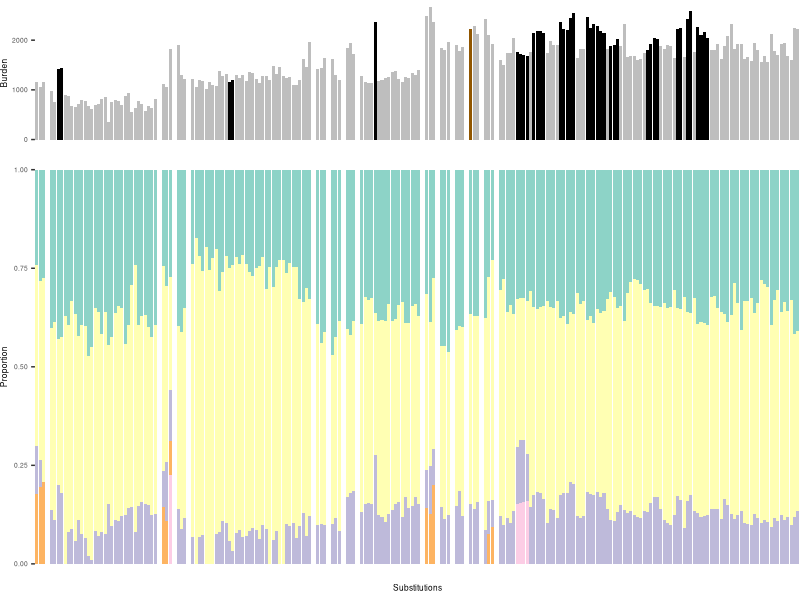
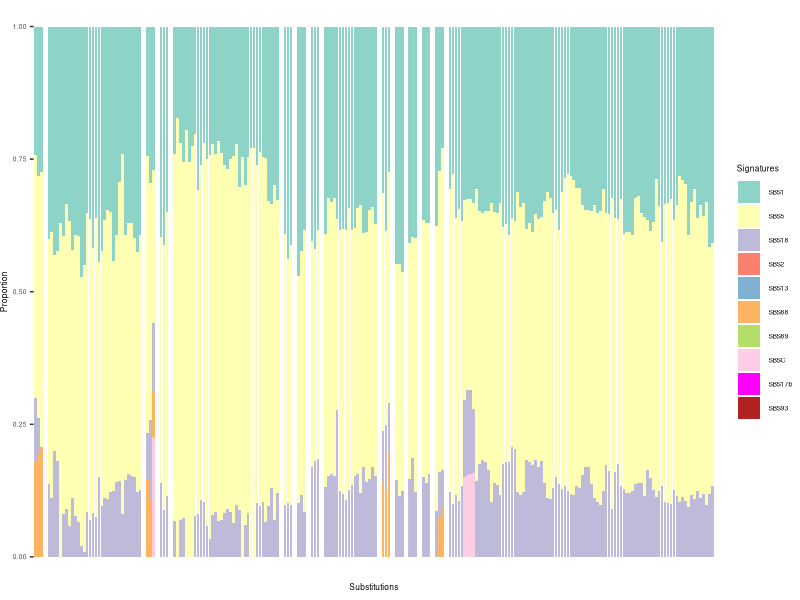
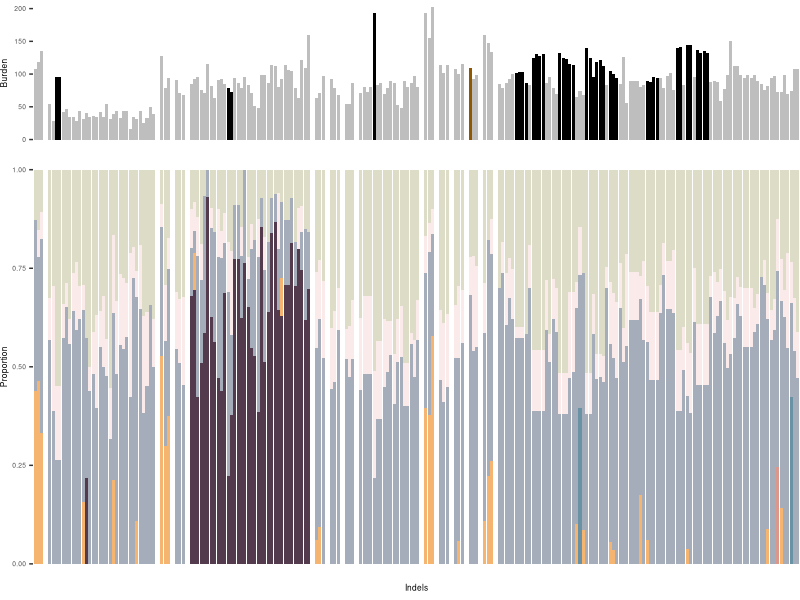
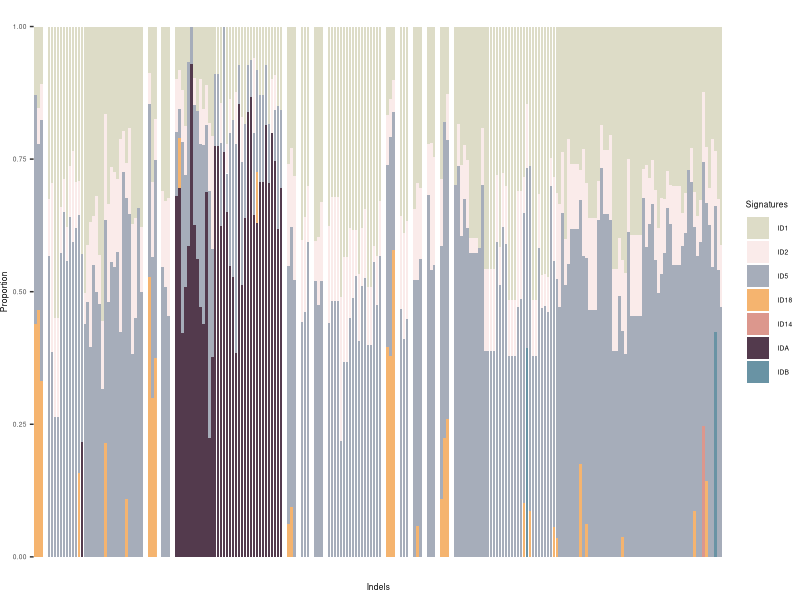
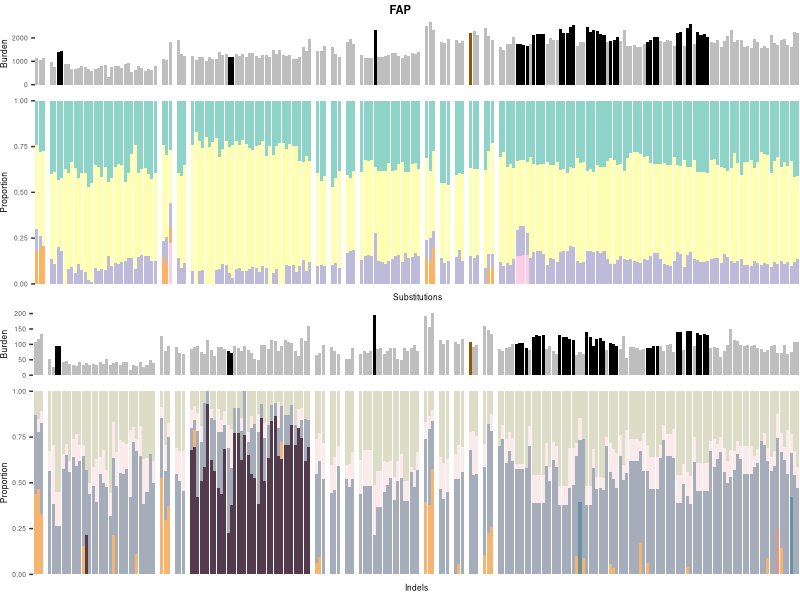
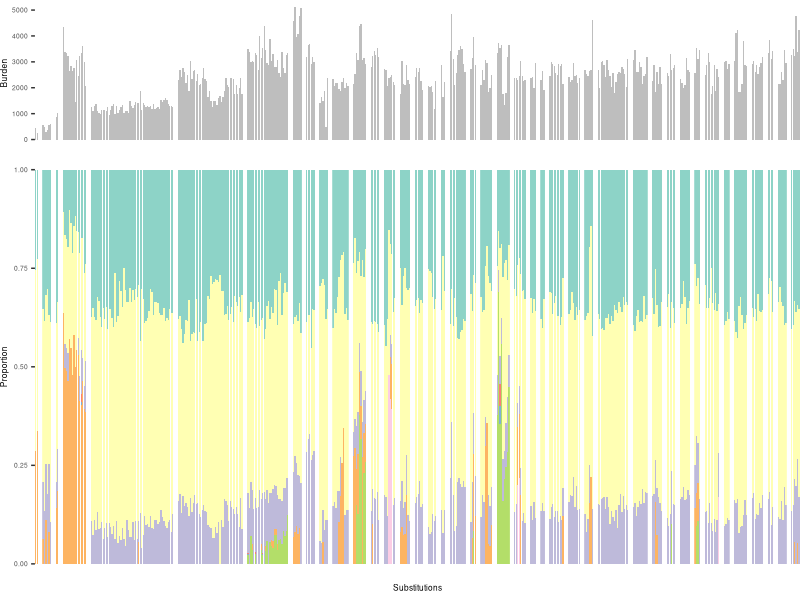
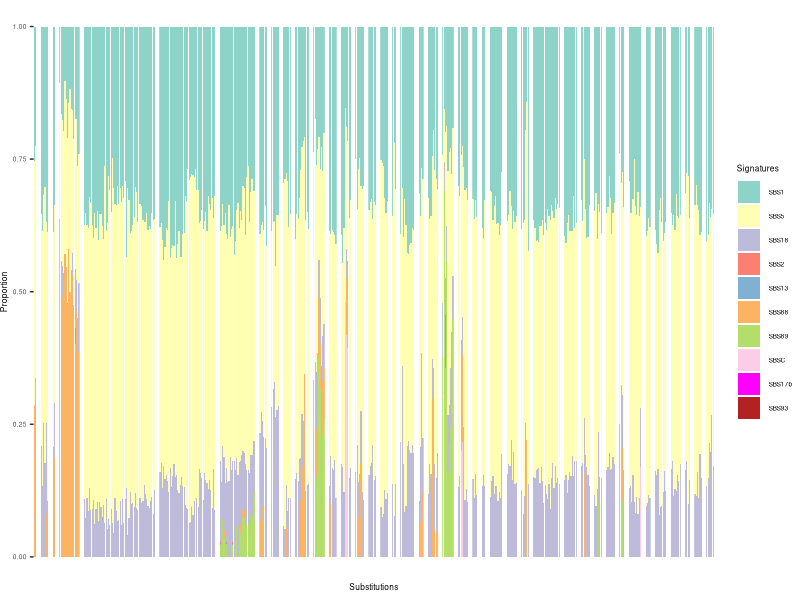
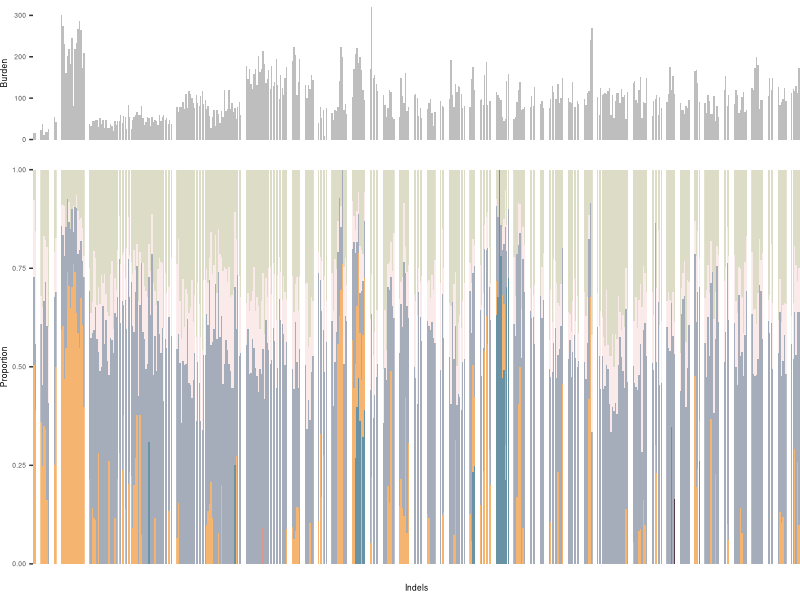

Generate these figures, in order, with R:
## ---- chunk 1
knitr::opts_chunk$set(tidy=TRUE,warning = FALSE, message = FALSE)
## ---- chunk 2
library(ggplot2)
library(RColorBrewer)
library(nlme)
library(ggpubr)
library(grid)
library(tidyverse)
library(ggtext)
## ---- chunk 3
database = read.csv('../data/fap_database_withexposure.csv',header=T)
ctrl_database = read.csv('../data/ctrl_database_withexposure.csv',header=T)
full_dataset = rbind(database,ctrl_database)
full_dataset=full_dataset[full_dataset$coverage>=10,]

full_dataset$group = 'Control'
full_dataset$group[!is.na(full_dataset$germlinehit)] = 'FAP'

full_dataset = full_dataset[!full_dataset$type %in% c('polyp','large polyp'),]
full_dataset$num_APC = 3-(is.na(full_dataset$somatic1)+is.na(full_dataset$somatic2)+is.na(full_dataset$germlinehit))

full_dataset$type[full_dataset$num_APC>1 & full_dataset$type=='normal'] = 'Normal, APC mut/mut'
full_dataset$type[(full_dataset$num_APC<2) & full_dataset$type %in% c('acf','normal') ]= 'Normal and bystander, APC mut/wt'
full_dataset$type[(full_dataset$num_APC==2) & full_dataset$type == 'acf' ]= 'ACF, APC mut/mut'

# SBS
sig_order=1:10
names(sig_order)=c("SBS1","SBS5","SBS18","SBS2","SBS13","SBS88",'SBS89','SBSC',"SBS17b",'SBS93')

getPalette = colorRampPalette(brewer.pal(9, "Set3"))
all_cols=getPalette(9)
all_cols=all_cols[1:8]
all_cols=c(all_cols,"magenta","firebrick")
names(all_cols)=c("SBS1","SBS5","SBS18","SBS2","SBS13","SBS88",'SBS89','SBSC',"SBS17b",'SBS93')

# colnames(full_dataset)
SBS_sig_proportion <- full_dataset[,c("sample","patient","age","type","sbstotal_corr", "group",
                "SBS1","SBS5","SBS18","SBS2","SBS13","SBS88",'SBS89','SBSC',"SBS17b",'SBS93')]

SBS_sig_proportion[,grep('SBS',colnames(SBS_sig_proportion))]= SBS_sig_proportion[,grep('SBS',colnames(SBS_sig_proportion))]/full_dataset$sbstotal_corr

SBS_sig_proportion = SBS_sig_proportion[order(SBS_sig_proportion$age),]
SBS_sig_proportion$patient = factor(SBS_sig_proportion$patient, levels = unique(SBS_sig_proportion$patient))

SBS_sig_proportion <- gather(SBS_sig_proportion, E1, E2, -sample, -patient, -group, -age, -sbstotal_corr, -type)
SBS_sig_proportion$E1 <- factor(SBS_sig_proportion$E1, levels = c("SBS1","SBS5","SBS18","SBS2","SBS13","SBS88",'SBS89','SBSC',"SBS35","SBS17b","SBS93"))

plot_SBSexposre = ggplot(SBS_sig_proportion[SBS_sig_proportion$group=='FAP',], aes(x = sample, y = E2, fill = E1)) + geom_bar(stat = "identity", show.legend = FALSE) +
    scale_fill_manual(values = all_cols) + theme_bw() + 
  theme(text = element_text(size = 6),
        axis.title.x = element_text(vjust=5),
        axis.text.x = element_blank(),
    axis.ticks.x = element_blank(),
    panel.grid = element_blank(), 
    panel.border = element_blank(), 
    strip.text = element_blank(),
    panel.spacing.x = unit(0.2, "lines"),
    plot.margin = margin(0,0,0,0, "cm")) +
    labs(x = "Substitutions", y = "Proportion", fill = "Signatures") + facet_grid(cols = vars(patient),
    scales = "free_x", space = "free")


bar_cols = c('#4B543B','#F6C5AF','red')
bar_cols = c('grey','#915700','black')
names(bar_cols)=c('Normal and bystander, APC mut/wt','Normal, APC mut/mut','ACF, APC mut/mut')
plot_SBStotal <- ggplot(SBS_sig_proportion[SBS_sig_proportion$group == 'FAP',], aes(x = sample, y = sbstotal_corr,fill = type)) +
  geom_bar(alpha = 0.8, stat = "identity",position = position_dodge(0.99), show.legend = FALSE) + scale_fill_manual(values = bar_cols)+
  theme_bw() +
  theme(text = element_text(size = 6),
        axis.text.x = element_blank(),
        axis.ticks.x = element_blank(),
        panel.grid = element_blank(),
        panel.border = element_blank(),
        strip.text = element_blank(),
        axis.title.x = element_blank(),
        panel.spacing.x = unit(0.2, "lines"),
        plot.margin = margin(0,0,0,0, "cm")) +
  labs(x = "Subtitutions", y = "Burden") + facet_grid(cols = vars(patient),
    scales = "free_x", space = "free")

FAP_SBS_plot <- ggarrange(plot_SBStotal, plot_SBSexposre,
          ncol = 1, nrow=2,heights = c(1, 3), widths = c(6, 6),common.legend = TRUE, legend = "right", align = "v") 
FAP_SBS_plot

## ---- chunk 4
ggplot(SBS_sig_proportion[SBS_sig_proportion$group=='FAP',], aes(x = sample, y = E2, fill = E1)) + geom_bar(stat = "identity") +
    scale_fill_manual(values = all_cols) + theme_bw() + 
  theme(text = element_text(size = 6),
        axis.title.x = element_text(vjust=5),
        axis.text.x = element_blank(),
    axis.ticks.x = element_blank(),
    panel.grid = element_blank(), 
    panel.border = element_blank(), 
    strip.text = element_blank(),
    panel.spacing.x = unit(0.2, "lines"),
    plot.margin = margin(0,0,0,0, "cm")) +
    labs(x = "Substitutions", y = "Proportion", fill = "Signatures") + facet_grid(cols = vars(patient),
    scales = "free_x", space = "free")
## ---- chunk 5

sig_order=1:7
names(sig_order)=c("ID1","ID2","ID18","ID14","IDA","IDB")

all_cols=c("#DDDCC7", "#FAEBEA", "#A6ADBA",'#F5B46F', "#DC978D","#533A4D","#6993A4")
names(all_cols)=c("ID1","ID2","ID5","ID18","ID14","IDA","IDB")

ID_sig_proportion <- full_dataset[,c("sample","patient","age","type","indeltotal_corr", "group",
                "ID1","ID2","ID5","ID18","ID14","IDA","IDB")]
ID_sig_proportion[,grep('ID',colnames(ID_sig_proportion))]= ID_sig_proportion[,grep('ID',colnames(ID_sig_proportion))]/full_dataset$indeltotal_corr

ID_sig_proportion = ID_sig_proportion[order(ID_sig_proportion$age),]
ID_sig_proportion$patient = factor(ID_sig_proportion$patient, levels = unique(ID_sig_proportion$patient))

ID_sig_proportion <- gather(ID_sig_proportion, E1, E2, -sample, -patient, -group, -age, -indeltotal_corr, -type)
ID_sig_proportion$E1 <- factor(ID_sig_proportion$E1, levels = c("ID1","ID2","ID5","ID18","ID14","IDA","IDB"))

ID_sig_proportion$E2[is.na(ID_sig_proportion$E2)] = 0
plot_IDexposre = ggplot(ID_sig_proportion[ID_sig_proportion$group=='FAP',], aes(x = sample, y = E2, fill = E1)) + geom_bar(stat = "identity", show.legend = FALSE) +
    scale_fill_manual(values = all_cols) + theme_bw() + 
  theme(text = element_text(size = 6),
        axis.title.x = element_text(vjust=5),
        axis.text.x = element_blank(),
    axis.ticks.x = element_blank(),
    panel.grid = element_blank(), 
    panel.border = element_blank(), 
    strip.text = element_blank(),
    panel.spacing.x = unit(0.2, "lines"),
    plot.margin = margin(0,0,0,0, "cm"),
    legend.position = "none") +
    labs(x = "Indels", y = "Proportion", fill = "Signatures") + facet_grid(cols = vars(patient),
    scales = "free_x", space = "free")


plot_IDtotal <- ggplot(ID_sig_proportion[ID_sig_proportion$group == 'FAP',], aes(x = sample, y = indeltotal_corr, fill = type)) +
  geom_bar(alpha = 0.8,stat = "identity",position = position_dodge(0.99), show.legend = FALSE) +  
  theme_bw() +scale_fill_manual(values = bar_cols)+
  theme(text = element_text(size = 6),
        axis.text.x = element_blank(),
        axis.ticks.x = element_blank(),
        panel.grid = element_blank(),
        panel.border = element_blank(),
        strip.text = element_blank(),
        axis.title.x = element_blank(),
        panel.spacing.x = unit(0.2, "lines"),
        plot.margin = margin(0,0,0,0, "cm")) +
  labs(x = "Indels", y = "Burden") + facet_grid(cols = vars(patient),
    scales = "free_x", space = "free")

FAP_ID_plot <- ggarrange(plot_IDtotal, plot_IDexposre,
          ncol = 1, nrow=2,heights = c(1, 3), widths = c(6, 6), common.legend = TRUE, legend = "right", align = "v") 
FAP_ID_plot 

## ---- chunk 6
ggplot(ID_sig_proportion[ID_sig_proportion$group=='FAP',], aes(x = sample, y = E2, fill = E1)) + geom_bar(stat = "identity") +
    scale_fill_manual(values = all_cols) + theme_bw() + 
  theme(text = element_text(size = 6),
        axis.title.x = element_text(vjust=5),
        axis.text.x = element_blank(),
        axis.ticks.x = element_blank(),
        panel.grid = element_blank(), 
        panel.border = element_blank(), 
        strip.text = element_blank(),
        panel.spacing.x = unit(0.2, "lines"),
        plot.margin = margin(0,0,0,0, "cm")) +
        labs(x = "Indels", y = "Proportion", fill = "Signatures") + facet_grid(cols = vars(patient),
        scales = "free_x", space = "free")
## ---- chunk 7
FAP_plot<-ggarrange(FAP_SBS_plot, FAP_ID_plot,
          ncol = 1, nrow=2, common.legend = TRUE, legend = "right",  align = "v") 
FAP_plot<-annotate_figure(FAP_plot, top = text_grob("FAP", 
               color = "black", face = "bold", size = 8))

# pdf(paste0("../../figure/Fig3/FAP_plot.pdf"),width = 5, height = 3)
# FAP_plot
# dev.off()
FAP_plot


## ---- chunk 8
# SBS
sig_order=1:10
names(sig_order)=c("SBS1","SBS5","SBS18","SBS2","SBS13","SBS88",'SBS89','SBSC',"SBS17b",'SBS93')

getPalette = colorRampPalette(brewer.pal(9, "Set3"))
all_cols=getPalette(9)
all_cols=all_cols[1:8]
all_cols=c(all_cols,"magenta","firebrick")
names(all_cols)=c("SBS1","SBS5","SBS18","SBS2","SBS13","SBS88",'SBS89','SBSC',"SBS17b",'SBS93')


plot_SBSexposre = ggplot(SBS_sig_proportion[SBS_sig_proportion$group=='Control',], aes(x = sample, y = E2, fill = E1)) + geom_bar(stat = "identity", show.legend = FALSE) +
    scale_fill_manual(values = all_cols) + theme_bw() + 
  theme(text = element_text(size = 6),
        axis.title.x = element_text(vjust=5),
        axis.text.x = element_blank(),
    axis.ticks.x = element_blank(),
    panel.grid = element_blank(), 
    panel.border = element_blank(), 
    strip.text = element_blank(),
    panel.spacing.x = unit(0.2, "lines"),
    plot.margin = margin(0,0,0,0, "cm")) +
    labs(x = "Substitutions", y = "Proportion", fill = "Signatures") + facet_grid(cols = vars(patient),
    scales = "free_x", space = "free")



plot_SBStotal <- ggplot(SBS_sig_proportion[SBS_sig_proportion$group == 'Control',], aes(x = sample, y = sbstotal_corr, fill = type)) +
  geom_bar( alpha = 0.8, stat = "identity",position = position_dodge(0.99), show.legend = FALSE) +
  theme_bw() + scale_fill_manual(values = bar_cols)+
  theme(text = element_text(size = 6),
        axis.text.x = element_blank(),
        axis.ticks.x = element_blank(),
        panel.grid = element_blank(),
        panel.border = element_blank(),
        strip.text = element_blank(),
        axis.title.x = element_blank(),
        panel.spacing.x = unit(0.2, "lines"),
        plot.margin = margin(0,0,0,0, "cm")) +
  labs(x = "Subtitutions", y = "Burden") + facet_grid(cols = vars(patient),
    scales = "free_x", space = "free")

Control_SBS_plot <- ggarrange(plot_SBStotal, plot_SBSexposre,
          ncol = 1, nrow=2,heights = c(1, 3), widths = c(6, 6),common.legend = TRUE, legend = "right", align = "v") 
Control_SBS_plot

## ---- chunk 9
ggplot(SBS_sig_proportion[SBS_sig_proportion$group=='Control',], aes(x = sample, y = E2, fill = E1)) + geom_bar(stat = "identity") +
    scale_fill_manual(values = all_cols) + theme_bw() + 
  theme(text = element_text(size = 6),
        axis.title.x = element_text(vjust=5),
        axis.text.x = element_blank(),
    axis.ticks.x = element_blank(),
    panel.grid = element_blank(), 
    panel.border = element_blank(), 
    strip.text = element_blank(),
    panel.spacing.x = unit(0.2, "lines"),
    plot.margin = margin(0,0,0,0, "cm")) +
    labs(x = "Substitutions", y = "Proportion", fill = "Signatures") + facet_grid(cols = vars(patient),
    scales = "free_x", space = "free")
## ---- chunk 10

sig_order=1:7
names(sig_order)=c("ID1","ID2","ID5", "ID18","ID14","IDA","IDB")

getPalette = colorRampPalette(brewer.pal(6, "Set3"))
# all_cols=c(getPalette(6),'grey')
all_cols=c("#DDDCC7", "#FAEBEA", "#A6ADBA",'#F5B46F', "#DC978D","#533A4D","#6993A4")
names(all_cols)=c("ID1","ID2","ID5","ID18","ID14","IDA","IDB")

plot_IDexposre = ggplot(ID_sig_proportion[ID_sig_proportion$group=='Control',], aes(x = sample, y = E2, fill = E1)) + geom_bar(stat = "identity", show.legend = FALSE) +
    scale_fill_manual(values = all_cols) + theme_bw() + 
  theme(text = element_text(size = 6),
        axis.title.x = element_text(vjust=5),
        axis.text.x = element_blank(),
    axis.ticks.x = element_blank(),
    panel.grid = element_blank(), 
    panel.border = element_blank(), 
    strip.text = element_blank(),
    panel.spacing.x = unit(0.2, "lines"),
    plot.margin = margin(0,0,0,0, "cm"),
    legend.position = "none") +
    labs(x = "Indels", y = "Proportion", fill = "Signatures") + facet_grid(cols = vars(patient),
    scales = "free_x", space = "free")

plot_IDtotal <- ggplot(ID_sig_proportion[ID_sig_proportion$group == 'Control',], aes(x = sample, y = indeltotal_corr, fill = type)) +
  geom_bar( alpha = 0.8,stat = "identity",position = position_dodge(0.99), show.legend = FALSE) + 
  theme_bw() +scale_fill_manual(values = bar_cols)+
  theme(text = element_text(size = 6),
        axis.text.x = element_blank(),
        axis.ticks.x = element_blank(),
        panel.grid = element_blank(),
        panel.border = element_blank(),
        strip.text = element_blank(),
        axis.title.x = element_blank(),
        panel.spacing.x = unit(0.2, "lines"),
        plot.margin = margin(0,0,0,0, "cm")) +
  labs(x = "Indels", y = "Burden") + facet_grid(cols = vars(patient),
    scales = "free_x", space = "free")

Control_ID_plot <- ggarrange(plot_IDtotal, plot_IDexposre,
          ncol = 1, nrow=2,heights = c(1, 3), widths = c(6, 6), common.legend = TRUE, legend = "right", align = "v") 
Control_ID_plot 

## ---- chunk 11
ggplot(ID_sig_proportion[ID_sig_proportion$group=='Control',], aes(x = sample, y = E2, fill = E1)) + geom_bar(stat = "identity") +
    scale_fill_manual(values = all_cols) + theme_bw() + 
  theme(text = element_text(size = 6),
        axis.title.x = element_text(vjust=5),
        axis.text.x = element_blank(),
        axis.ticks.x = element_blank(),
        panel.grid = element_blank(), 
        panel.border = element_blank(), 
        strip.text = element_blank(),
        panel.spacing.x = unit(0.2, "lines"),
        plot.margin = margin(0,0,0,0, "cm")) +
        labs(x = "Indels", y = "Proportion", fill = "Signatures") + facet_grid(cols = vars(patient),
        scales = "free_x", space = "free")
## ---- chunk 12
Control_plot<-ggarrange(Control_SBS_plot, Control_ID_plot,
          ncol = 1, nrow=2, common.legend = TRUE, legend = "right",  align = "v") 
Control_plot<-annotate_figure(Control_plot, top = text_grob("Control", 
               color = "black", face = "bold", size = 8))
# pdf(paste0("../../figure/Fig3/Contol_sigs.pdf"),width = 5, height = 3)
# Control_plot
# dev.off()
Control_plot

## ---- chunk 13
full_dataset = rbind(database,ctrl_database)
full_dataset=full_dataset[full_dataset$coverage>=10,]
full_dataset$group = 'Control'
full_dataset$group[!is.na(full_dataset$germlinehit)] = 'FAP'
full_dataset = full_dataset[!full_dataset$type %in% c('polyp','large polyp'),]
full_dataset$num_drivers = 3-(is.na(full_dataset$somatic1)+is.na(full_dataset$somatic2)+is.na(full_dataset$germlinehit))

df = full_dataset
df$type[df$group == 'Control'] = 'Normal crypts, Control, APC wt/wt'
df$type[df$num_drivers>1 & df$type=='normal'] = 'Normal crypts, FAP, APC mut/mut'
df$type[df$group=='FAP' & df$type=='normal' & is.na(df$trapped_in_polyp)] = 'Normal crypts, FAP, APC mut/wt'
df$type[df$type=='acf' & df$num_drivers>1] = 'ACF, FAP, APC mut/mut'
df$type[df$type %in% c('polyp','large polyp')] = 'Polyps, FAP'
df$type[(df$num_drivers<2) & df$type %in% c('acf','normal') & !is.na(df$trapped_in_polyp)]='Bystander crypts, FAP, APC mut/wt'
df$type[(df$num_drivers<2) & df$type %in% c('acf')]='Bystander crypts, FAP, APC mut/wt'
df = df[df$type!='Polyps, FAP',]
df$type = factor(df$type, levels = c('ACF, FAP, APC mut/mut', 'Normal crypts, FAP, APC mut/mut','Bystander crypts, FAP, APC mut/wt', 'Normal crypts, FAP, APC mut/wt','Normal crypts, Control, APC wt/wt' ))

dot_cols = c("#DF5B3F", "#F5B46F", "#3E517A","#70A3C4", "#C7E5EC")
names(dot_cols) = c('ACF, FAP, APC mut/mut', 'Normal crypts, FAP, APC mut/mut','Bystander crypts, FAP, APC mut/wt', 'Normal crypts, FAP, APC mut/wt','Normal crypts, Control, APC wt/wt' )

labels_html <- c(
  "ACF, FAP,<br><i>APC</i><sup>mut/mut</sup>",
  "Normal crypts, FAP,<br><i>APC</i><sup>mut/mut</sup>",
  "Bystander crypts, FAP,<br><i>APC</i><sup>mut/wt</sup>",
  "Normal crypts, FAP,<br><i>APC</i><sup>mut/wt</sup>",
  "Normal crypts, Control,<br><i>APC</i><sup>wt/wt</sup>"
)

p_sbs1 = ggplot(data = df, mapping = aes(x = age, y = SBS1)) +
    geom_jitter(aes(colour = type), width = 0.3, height = 0, alpha = 0.8, size = 0.5) +
    scale_color_manual(name = "Group", values = dot_cols, labels = labels_html)+
    theme_bw() + theme(panel.grid = element_blank(), panel.border = element_blank(),
    axis.line = element_line(size = 0.5, colour = "black")) +
    labs(y = "SBS1 / crypt",
    x = "Age (yrs)") + theme(title = element_text(size = 8), axis.text.y = element_text(size = 8,
    color = "black"), axis.text.x = element_text(size = 8, color = "black"),
    legend.text = ggtext::element_markdown(size = 8))
p_sbs1


## ---- chunk 14
p_sbs5 = ggplot(data = df, mapping = aes(x = age, y = SBS5)) +
    geom_jitter(aes(colour = type), width = 0.3, height = 0, alpha = 0.8, size = 0.5) +
    scale_color_manual(name = "Group", values = dot_cols, labels = labels_html)+
    theme_bw() + theme(panel.grid = element_blank(), panel.border = element_blank(),
    axis.line = element_line(size = 0.5, colour = "black")) +
    labs(y = "SBS5 / crypt",
    x = "Age (yrs)") + theme(title = element_text(size = 8), axis.text.y = element_text(size = 8,
    color = "black"), axis.text.x = element_text(size = 8, color = "black"),
    legend.text = ggtext::element_markdown(size = 8))
p_sbs5


## ---- chunk 15
p_sbs18 = ggplot(data = df, mapping = aes(x = age, y = SBS18)) +
    geom_jitter(aes(colour = type), width = 0.3, height = 0, alpha = 0.8, size = 0.5) +
    scale_color_manual(name = "Group", values = dot_cols, labels = labels_html)+
    theme_bw() + theme(panel.grid = element_blank(), panel.border = element_blank(),
    axis.line = element_line(size = 0.5, colour = "black")) +
    labs(y = "SBS18 / crypt",
    x = "Age (yrs)") + theme(title = element_text(size = 8), axis.text.y = element_text(size = 8,
    color = "black"), axis.text.x = element_text(size = 8, color = "black"),
    legend.text = ggtext::element_markdown(size = 8))
p_sbs18


## ---- chunk 16
sbs_plot<-ggarrange(p_sbs1,p_sbs5,p_sbs18,
          ncol = 3, nrow=1, common.legend = TRUE, legend = "bottom",  align = "v") 

# pdf(paste0("../../figure/Fig3/sbs_plot.pdf"),width = 7, height = 3)
# sbs_plot
# dev.off()

sbs_plot
